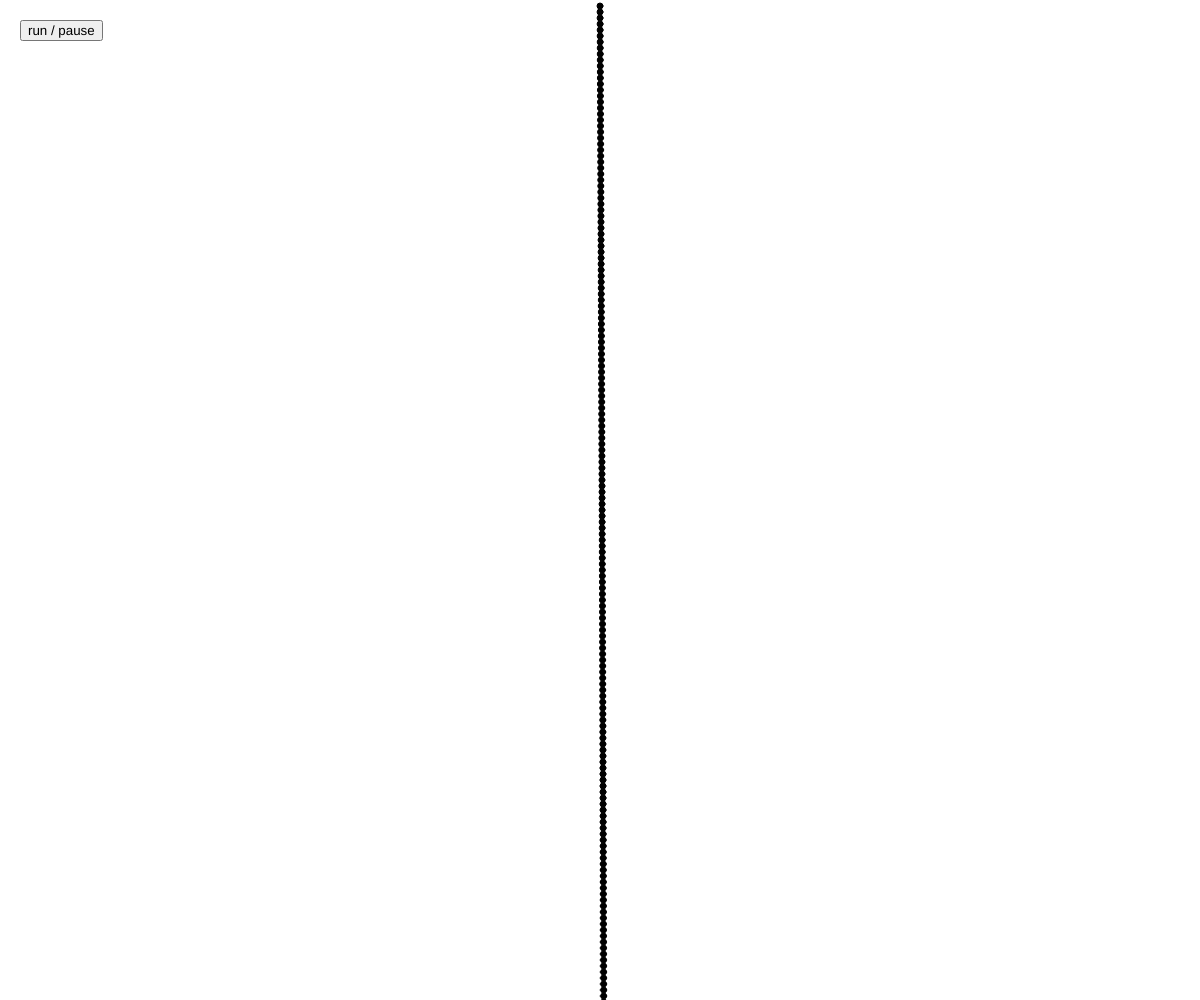
Frame 1 (no input)
Frame 60 (no input): identical to frame 1, image omitted
Frame 120 (the mouse pressed at the canvas centre since frame 60): identical to frame 1, image omitted

The p5.js sketch that drew this single still picture (run headless with seeded random() and noise() and a simulated clock; from frame 60 on, the mouse is pressed at the canvas centre):

// p5.js sketch
// ── sketch.js
// NOC 3.3 - simple harmonica motion
let button;
let running = false;

let amplitude = 5;
let a = 0; // framecount for one period
let r = 6; // radius of the ndoe
let num;

function setup() {
  createCanvas(windowWidth, windowHeight);
  num = Math.round(width / r) - 1;

  button = createButton('run / pause');
  button.mousePressed(runSketch);
  button.position(20, 20);

  simpleHarmonicaMotion();
}

function draw() {
  if (!running) {
    return;
  } else {
    simpleHarmonicaMotion();
  }
}

function mouseMoved() {
  amplitude += 0.5;
}

function simpleHarmonicaMotion() {
  background(255);
  translate(width / 2, 0);

  a += 0.005;

  fill(0);
  for (let i = 1; i < num; i++) {
    let interval = i * r;
    let x = amplitude * sin(a * i);

    ellipse(x, interval, r, r);
    line(0, interval, x, interval);
  }

  if (amplitude > 5) {
    amplitude *= 0.99;
  }
}

function runSketch() {
  running = !running;
}
